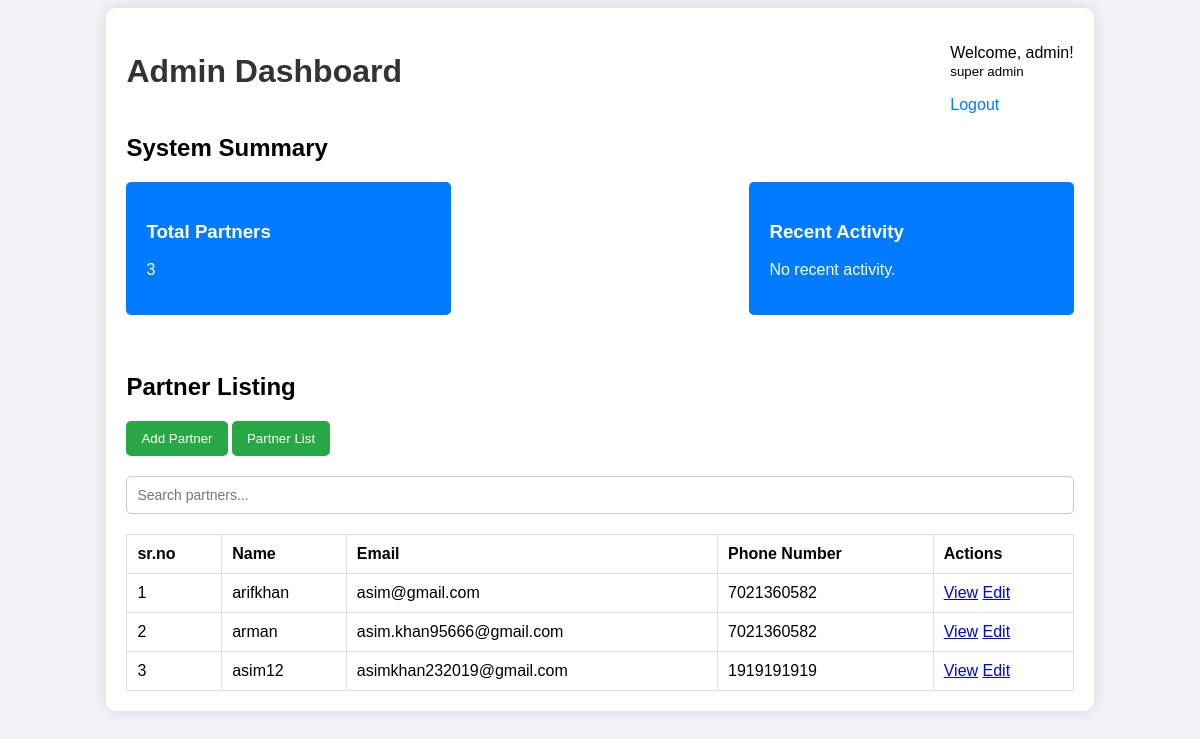
The page /dashboard/ (signed in) on the database its author committed.
### panel/models.py (models this page shows, shortened)
class Partner(models.Model):
    name = models.CharField(max_length=100)
    email = models.EmailField()
    phone = models.CharField(max_length=15)
    created_at = models.DateTimeField(auto_now_add=True)

### panel/views.py (the view)
# urls.py: path('dashboard/', dashboard, name='dashboard'),
@login_required
def dashboard(request):
    partners = Partner.objects.all()
    total_partners = partners.count()
    recent_activity = "No recent activity."
    context = {
        'partners': partners,
        'total_partners': total_partners,
        'recent_activity': recent_activity,
    }
    return render(request, 'dashboard.html', context)

### panel/templates/dashboard.html (shortened to what this page needs)
{% load static %}
<!DOCTYPE html>
<html lang="en">
<head>
    <link rel="stylesheet" href="{% static 'css/dashboard.css' %}">
</head>
<body>
    <div class="dashboard-container">
        <header>
            <h1>Admin Dashboard</h1>
            <nav>
                <p>Welcome, {{ user.username }}! <br><small>super admin</small></p>
                <a href="{% url 'account_logout' %}">Logout</a>
            </nav>
        </header>
        <section class="summary">
            <h2>System Summary</h2>
            <div class="summary-cards">
                <div class="card">
                    <h3>Total Partners</h3>
                    <p>{{ total_partners }}</p>
                </div>
                <div class="card">
                    <h3>Recent Activity</h3>
                    <p>{{ recent_activity }}</p>
                </div>
            </div>
        </section>
        <br>
        <section class="partner-listing">
            <h2>Partner Listing</h2>
            <button onclick="window.location.href='{% url 'add_partner' %}'" class="add-partner-button">Add Partner</button>
            <button onclick="window.location.href='{% url 'partner_list' %}'" class="add-partner-button">Partner List</button>
            <input type="text" id="partner-search" placeholder="Search partners..." onkeyup="filterPartners()" class="search-bar">
            <table id="partner-table">
                <thead>
                    <tr>
                        <th>sr.no</th>
                        <th>Name</th>
                        <th>Email</th>
                        <th>Phone Number</th>
                        <th>Actions</th>
                    </tr>
                </thead>
                <tbody>
                    {% for partner in partners %}
                    <tr>
                        <td>{{ partner.id }}</td>
                        <td>{{ partner.name }}</td>
                        <td>{{ partner.email}} </td>
                        <td>{{ partner.phone}} </td>
                        <td>
                            <a href="{% url 'partner_details' partner.id %}">View</a>
                            <a href="{% url 'edit_partner' partner.id %}">Edit</a>
                        </td>
                    </tr>
                    {% empty %}
                    <tr>
                        <td colspan="5">No partners found.</td>
                    </tr>
                    {% endfor %}
                </tbody>
            </table>
        </section>
    </div>
</body>
</html>

### panel/static/css/dashboard.css (style rules this page uses)
body { font-family: Arial, sans-serif; background-color: #f0f2f5; }
.dashboard-container { width: 80%; margin: 0 auto; padding: 20px; background: white; border-radius: 10px; box-shadow: 0 0 15px rgba(0, 0, 0, 0.1); }
header { display: flex; justify-content: space-between; align-items: center; }
h1 { color: #333; }
nav a { text-decoration: none; color: #007bff; }
.summary { margin-bottom: 20px; }
.summary-cards { display: flex; justify-content: space-between; }
.card { background-color: #007bff; color: white; padding: 20px; border-radius: 5px; width: 30%; }
.partner-listing { margin-top: 20px; }
input[type="text"] { padding: 10px; margin-bottom: 20px; width: 100%; border-radius: 5px; border: 1px solid #ccc; }
table { width: 100%; border-collapse: collapse; }
table th, table td { border: 1px solid #ddd; padding: 10px; text-align: left; }
.add-partner-button { padding: 10px 15px; background-color: #28a745; color: white; border: none; border-radius: 5px; cursor: pointer; margin-bottom: 20px; }
.search-bar { width: 120px; padding: 5px; border: 1px solid #ccc; border-radius: 4px; font-size: 14px; margin-right: 10px; box-sizing: border-box; }

### rows shown on the page
Partner: id "1", name "arifkhan", email "asim@gmail.com", phone "7021360582"
Partner: id "2", name "arman", email "asim.khan95666@gmail.com", phone "7021360582"
Partner: id "3", name "asim12", email "asimkhan232019@gmail.com", phone "1919191919"

### other values the page prints
{{ user.username }} "admin"
{{ total_partners }} "3"
{{ recent_activity }} "No recent activity."
